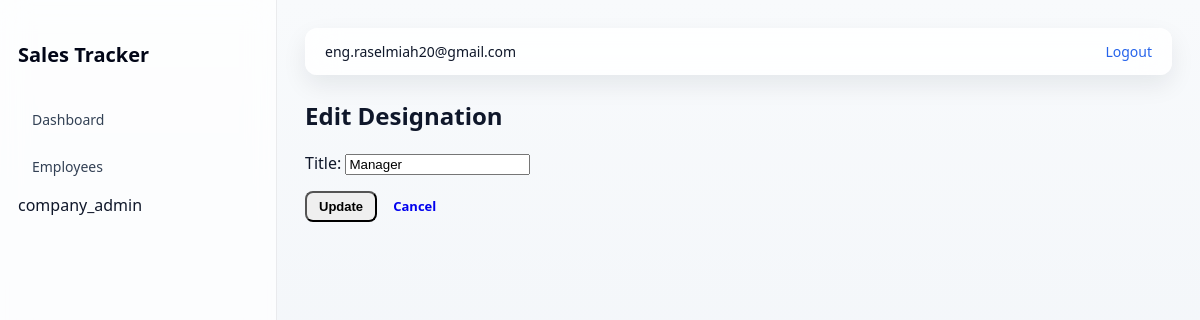
/company/designations/1/edit/ (signed in), run on the app's committed database.
### accounts/models.py (models this page shows, shortened)
class User(AbstractBaseUser, PermissionsMixin):
    ROLE_CHOICES = (
        ("superadmin", "Super Admin"),
        ("company_admin", "Company Admin"),
        ("salesman", "Salesman"),
        ("general_user", "General User"),
    )
    email = models.EmailField(unique=True)
    full_name = models.CharField(max_length=150)
    role = models.CharField(
        max_length=20,
        choices=ROLE_CHOICES,
        default="general_user",
    )
    company = models.ForeignKey(
        "company.Company",
        on_delete=models.CASCADE,
        null=True,
        blank=True,
        related_name="employees",
    )
    designation = models.ForeignKey(
        "company.CompanyDesignation",
        on_delete=models.SET_NULL,
        null=True,
        blank=True,
        related_name="employees",
    )
    is_active = models.BooleanField(default=True)
    is_staff = models.BooleanField(default=False)
    created_at = models.DateTimeField(auto_now_add=True)
    USERNAME_FIELD = "email"
    REQUIRED_FIELDS = []
    objects = UserManager()

### company/models.py (models this page shows, shortened)
class CompanyDesignation(models.Model):
    company = models.ForeignKey(
        Company,
        on_delete=models.CASCADE,
        related_name="designations",
    )
    title = models.CharField(max_length=150)
    created_at = models.DateTimeField(auto_now_add=True)
    class Meta:
        unique_together = ("company", "title")
        ordering = ["title"]

### company/views.py (the view)
@login_required
def designation_edit_view(request, pk):
    if request.user.role != "company_admin":
        return HttpResponseForbidden("Access denied")
    company = request.user.owned_company
    designation = get_object_or_404(
        CompanyDesignation,
        pk=pk,
        company=company,
    )
    form = CompanyDesignationForm(
        request.POST or None,
        instance=designation,
    )
    if request.method == "POST" and form.is_valid():
        form.save()
        return redirect("company:designation_list")
    return render(
        request,
        "company/designation_edit.html",
        {"form": form},
    )

### company/forms.py
class CompanyDesignationForm(forms.ModelForm):
    class Meta:
        model = CompanyDesignation
        fields = ("title",)

### company/templates/company/designation_edit.html (shortened to what this page needs)
{% extends "base/base_dashboard.html" %}
{% block content %}
<h2>Edit Designation</h2>
<form method="post">
    {{ form.as_p }}
    <button type="submit" class="btn btn-primary">
        Update
    </button>
    <a href="{% url 'company:designation_list' %}"
       class="btn btn-secondary">
        Cancel
    </a>
</form>
{% endblock %}

### templates/base/base_dashboard.html (shortened to what this page needs)
{% load static %}
<!DOCTYPE html>
<html lang="en">
<head>
    <link rel="stylesheet" href="{% static 'css/dashboard.css' %}">
</head>
<body>
<div class="layout">
    {% include "partials/sidebar.html" %}
    <main class="main">
        <header class="topbar">
            <span>{{ request.user.email }}</span>
            <a href="{% url 'accounts:logout' %}">Logout</a>
        </header>
        {% block content %}{% endblock %}
    </main>
</div>
</body>
</html>

### templates/partials/sidebar.html (shortened to what this page needs)
<aside class="sidebar">
    <h2 class="logo">Sales Tracker</h2>
    <a href="{% url 'accounts:dashboard' %}"
       class="nav-item {% if active_tab == 'dashboard' %}active{% endif %}">
        Dashboard
    </a>
    {% if request.user.role == "company_admin" %}
        <a href="{% url 'accounts:employee_list' %}"
           class="nav-item {% if active_tab == 'employees' %}active{% endif %}">
            Employees
        </a>
    {% endif %}
    {{ request.user.role }}
</aside>

### static/css/dashboard.css (style rules this page uses)
body { margin: 0; font-family: system-ui, -apple-system, BlinkMacSystemFont, "Segoe UI", sans-serif; background: linear-gradient(180deg, #f8fafc, #eef2f7); color: #0f172a; }
.layout { display: flex; min-height: 100vh; }
.sidebar { width: 240px; padding: 24px 18px; background: rgba(255, 255, 255, 0.7); backdrop-filter: blur(14px); -webkit-backdrop-filter: blur(14px); border-right: 1px solid rgba(15, 23, 42, 0.08); }
.logo { font-size: 20px; font-weight: 600; margin-bottom: 32px; color: #020617; }
.nav-item { display: block; padding: 10px 14px; margin-bottom: 8px; border-radius: 8px; color: #334155; text-decoration: none; font-size: 14px; transition: background .2s ease, color .2s ease; }
.main { flex: 1; padding: 28px; }
.topbar { display: flex; justify-content: space-between; align-items: center; padding: 14px 20px; margin-bottom: 24px; background: rgba(255, 255, 255, 0.85); backdrop-filter: blur(16px); -webkit-backdrop-filter: blur(16px); border-radius: 12px; box-shadow: 0 10px 25px rgba(15,23,42,.08); }
.topbar span { font-size: 14px; color: #0f172a; }
.topbar a { font-size: 14px; text-decoration: none; color: #2563eb; font-weight: 500; }
.btn { padding: 6px 12px; border-radius: 8px; font-size: 13px; text-decoration: none; font-weight: 600; transition: background 0.2s ease; }

### data on the page
User: user.role "company_admin", user.email "eng.raselmiah20@gmail.com"
CompanyDesignation: title "Manager"
